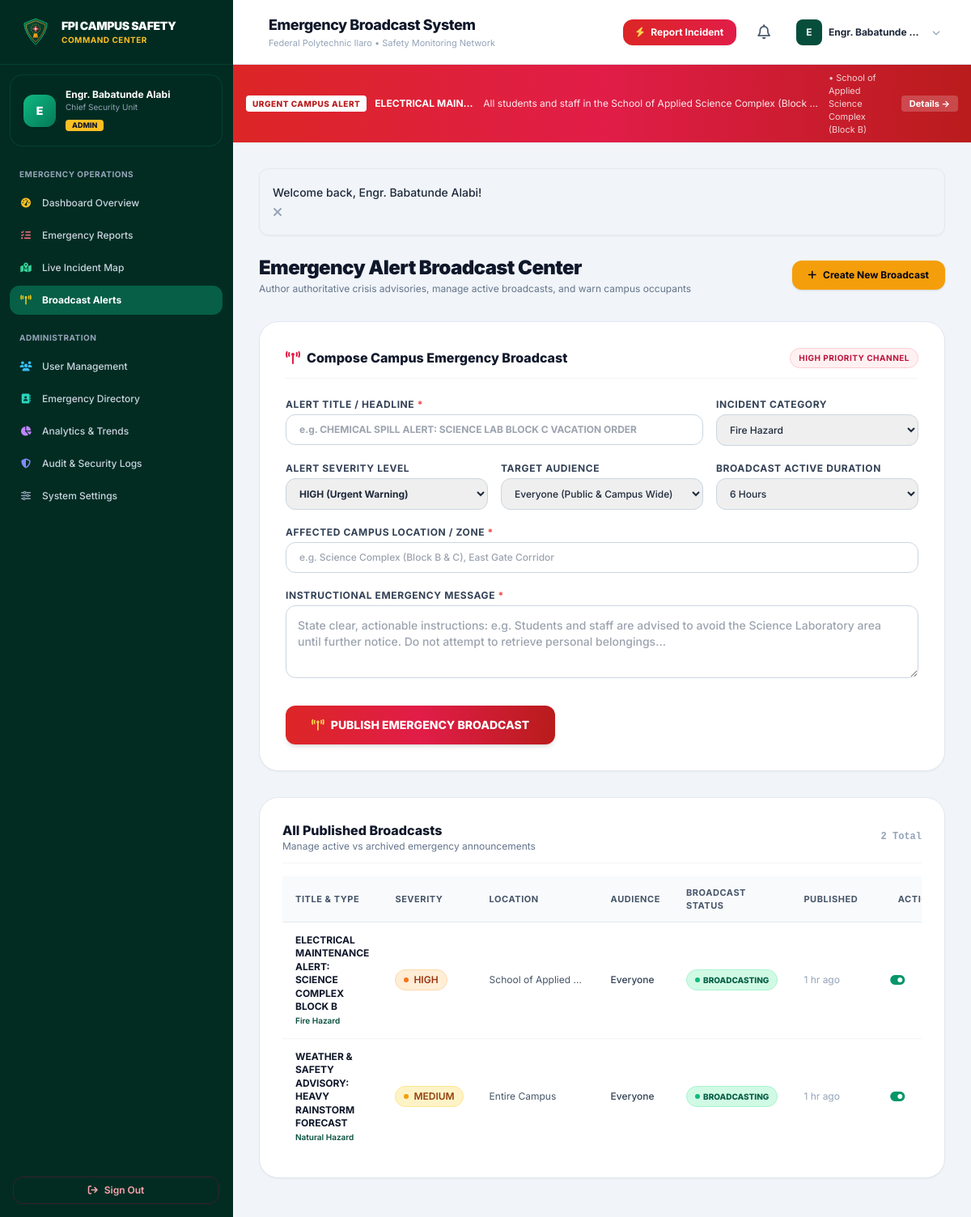
The app's page /admin/alerts.php (signed in) with its own data.
### tables this page shows
CREATE TABLE `alerts` (
  `id` INT UNSIGNED AUTO_INCREMENT PRIMARY KEY,
  `title` VARCHAR(200) NOT NULL,
  `message` TEXT NOT NULL,
  `emergency_type` VARCHAR(100) NOT NULL,
  `severity` ENUM('Low', 'Medium', 'High', 'Critical') NOT NULL DEFAULT 'High',
  `location` VARCHAR(200) NOT NULL,
  `target_audience` ENUM('Everyone', 'Students', 'Staff') NOT NULL DEFAULT 'Everyone',
  `is_active` TINYINT(1) NOT NULL DEFAULT 1,
  `created_by` INT UNSIGNED NULL,
  `start_time` DATETIME NOT NULL DEFAULT CURRENT_TIMESTAMP,
  `expiry_time` DATETIME DEFAULT NULL,
  `created_at` TIMESTAMP DEFAULT CURRENT_TIMESTAMP,
  `updated_at` TIMESTAMP DEFAULT CURRENT_TIMESTAMP ON UPDATE CURRENT_TIMESTAMP,
  FOREIGN KEY (`created_by`) REFERENCES `users`(`id`) ON DELETE SET NULL,
  INDEX `idx_alerts_active` (`is_active`),
  INDEX `idx_alerts_severity` (`severity`)
);

### admin/alerts.php (the view, shortened to what the rows shown need)
<?php
$pageTitle = 'Emergency Broadcast System';
require_once __DIR__ . '/../includes/nav-portal.php';
$pdo = getDB();
$alertsStmt = $pdo->query("
    SELECT a.*, u.name as publisher_name
    FROM alerts a
    LEFT JOIN users u ON a.created_by = u.id
    ORDER BY a.is_active DESC, a.created_at DESC
");
$allAlerts = $alertsStmt->fetchAll();
?>
<div class="space-y-8">
    <div class="flex flex-col sm:flex-row sm:items-center justify-between gap-4">
        <div>
            <h2 class="text-2xl font-black text-slate-900 tracking-tight">Emergency Alert Broadcast Center</h2>
        </div>
    </div>
    <div class="bg-white rounded-3xl border border-slate-200 shadow-sm overflow-hidden p-6 sm:p-7 space-y-4">
        <?php if (!empty($allAlerts)): ?>
        <div class="overflow-x-auto">
            <table class="w-full text-left text-xs">
                <thead class="bg-slate-50 border-b border-slate-200 text-slate-600 font-bold uppercase tracking-wider text-[11px]">
                    <tr>
                        <th class="py-3 px-4">Title &amp; Type</th>
                        <th class="py-3 px-4">Severity</th>
                        <th class="py-3 px-4">Location</th>
                        <th class="py-3 px-4">Audience</th>
                        <th class="py-3 px-4">Broadcast Status</th>
                        <th class="py-3 px-4">Published</th>
                        <th class="py-3 px-4 text-right">Actions</th>
                    </tr>
                </thead>
                <tbody class="divide-y divide-slate-100">
                    <?php foreach ($allAlerts as $alt): ?>
                    <tr class="hover:bg-slate-50 transition">
                        <td class="py-3.5 px-4 max-w-[280px]">
                            <span class="font-bold text-slate-900 block leading-snug"><?= e($alt['title']) ?></span>
                            <span class="text-[10px] text-fpi-800 font-semibold"><?= e($alt['emergency_type']) ?></span>
                        </td>
                        <td class="py-3.5 px-4 whitespace-nowrap">
                            <?= get_severity_badge($alt['severity']) ?>
                        </td>
                        <td class="py-3.5 px-4 text-slate-600 max-w-[150px] truncate">
                            <?= e($alt['location']) ?>
                        </td>
                        <td class="py-3.5 px-4 whitespace-nowrap font-medium text-slate-700">
                            <?= e($alt['target_audience']) ?>
                        </td>
                        <td class="py-3.5 px-4 whitespace-nowrap">
                            <?php if ($alt['is_active']): ?>
                                <span class="inline-flex items-center gap-1 px-2.5 py-1 rounded-full text-[10px] font-extrabold bg-emerald-100 text-emerald-800 border border-emerald-200">
                                    <span class="w-1.5 h-1.5 rounded-full bg-emerald-500 animate-pulse"></span>
                                    BROADCASTING
                                </span>
                            <?php else: ?>
                                <span class="inline-flex items-center gap-1 px-2.5 py-1 rounded-full text-[10px] font-bold bg-slate-100 text-slate-600">
                                    INACTIVE / ARCHIVED
                                </span>
                            <?php endif; ?>
                        </td>
                        <td class="py-3.5 px-4 text-slate-400 whitespace-nowrap">
                            <?= time_ago($alt['created_at']) ?>
                        </td>
                        <td class="py-3.5 px-4 text-right whitespace-nowrap space-x-2">
                            <form action="<?= BASE_URL ?>/admin/alerts.php" method="POST" class="inline">
                                <button type="submit" class="p-2 rounded-lg text-slate-500 hover:text-slate-800 hover:bg-slate-100 text-xs transition" title="<?= $alt['is_active'] ? 'Deactivate Broadcast' : 'Activate Broadcast' ?>">
                                    <i class="fa-solid <?= $alt['is_active'] ? 'fa-toggle-on text-emerald-600 text-base' : 'fa-toggle-off text-slate-400 text-base' ?>"></i>
                                </button>
                            </form>
                        </td>
                    </tr>
                    <?php endforeach; ?>
                </tbody>
            </table>
        </div>
        <?php else: ?>
        <div class="py-12 text-center text-slate-400 text-xs">
            No broadcast alerts published yet.
        </div>
        <?php endif; ?>
    </div>
</div>
<?php require_once __DIR__ . '/../includes/footer-portal.php'; ?>

### includes/nav-portal.php (shortened to what the rows shown need)
<?php
require_once __DIR__ . '/functions.php';
$user = current_user();
$activeAlerts = get_active_alerts($user['role'] === 'student' ? 'Students' : ($user['role'] === 'staff' ? 'Staff' : 'Everyone'));
$criticalAlert = null;
foreach ($activeAlerts as $a) {
    if ($a['severity'] === 'Critical' || $a['severity'] === 'High') {
        $criticalAlert = $a;
        break;
    }
}
?>
<!DOCTYPE html>
<html lang="en" class="h-full bg-slate-100">
<head>
    <script src="https://cdn.tailwindcss.com"></script>
    <link rel="stylesheet" href="https://cdnjs.cloudflare.com/ajax/libs/font-awesome/6.5.1/css/all.min.css">
    <link rel="stylesheet" href="https://unpkg.com/leaflet@1.9.4/dist/leaflet.css" />
    <link rel="stylesheet" href="<?= BASE_URL ?>/assets/css/style.css">
</head>
<body class="flex h-full overflow-hidden text-slate-800 antialiased">
    <div class="flex-1 flex flex-col h-full overflow-hidden min-w-0">
        <header class="h-20 bg-white border-b border-slate-200 flex items-center justify-between px-4 sm:px-6 lg:px-8 z-30 flex-shrink-0 shadow-xs">
            <div class="flex items-center space-x-3">
                <div>
                    <h1 class="text-base sm:text-lg font-extrabold text-slate-900 tracking-tight leading-tight">
                        <?= isset($pageTitle) ? e($pageTitle) : 'Portal' ?>
                    </h1>
                </div>
            </div>
        </header>
        <?php if ($criticalAlert): ?>
        <div class="bg-gradient-to-r from-red-600 via-rose-600 to-red-700 text-white text-xs py-2 px-4 shadow-sm flex items-center justify-between gap-3 flex-shrink-0">
            <div class="flex items-center space-x-2.5 overflow-hidden">
                <span class="inline-flex items-center px-2 py-0.5 rounded bg-white text-red-700 font-extrabold text-[10px] tracking-wider uppercase flex-shrink-0 animate-pulse">
                    URGENT CAMPUS ALERT
                </span>
                <span class="font-bold truncate"><?= e($criticalAlert['title']) ?>:</span>
                <span class="truncate text-white/90"><?= e($criticalAlert['message']) ?></span>
                <span class="opacity-80 text-[11px] hidden md:inline">&bull; <?= e($criticalAlert['location']) ?></span>
            </div>
            <a href="<?= BASE_URL ?>/student/alerts.php" class="text-[11px] bg-white/20 hover:bg-white/30 text-white font-bold px-2.5 py-0.5 rounded whitespace-nowrap transition">
                Details &rarr;
            </a>
        </div>
        <?php endif; ?>
        <main class="flex-1 overflow-y-auto p-4 sm:p-6 lg:p-8 bg-slate-100/70">
            <?php if ($flashMsg = display_flash()): ?>
                <div class="max-w-7xl mx-auto mb-4">
            <?php endif; ?>
            <div class="max-w-7xl mx-auto space-y-6">

### includes/functions.php (shortened to what the rows shown need)
<?php
function e(?string $str): string {
    return htmlspecialchars($str ?? '', ENT_QUOTES, 'UTF-8');
}
function get_flash(): ?array {
    if (isset($_SESSION['flash'])) {
        $flash = $_SESSION['flash'];
        return $flash;
    }
    return null;
}
function display_flash(): string {
    $flash = get_flash();
    $type = $flash['type'];
    $msg = e($flash['message']);
    $colorClasses = [
        'success' => 'bg-emerald-50 border-emerald-300 text-emerald-800 <i class="fa-solid fa-circle-check text-emerald-600 text-lg"></i>',
        'error'   => 'bg-rose-50 border-rose-300 text-rose-800 <i class="fa-solid fa-circle-xmark text-rose-600 text-lg"></i>',
        'warning' => 'bg-amber-50 border-amber-300 text-amber-800 <i class="fa-solid fa-triangle-exclamation text-amber-600 text-lg"></i>',
        'info'    => 'bg-sky-50 border-sky-300 text-sky-800 <i class="fa-solid fa-circle-info text-sky-600 text-lg"></i>'
    ];
    $cfg = $colorClasses[$type] ?? $colorClasses['info'];
    [$class, $icon] = explode(' <i', $cfg);
    $icon = '<i' . $icon;
    return <<<HTML
    <div class="mb-6 p-4 rounded-xl border flex items-start space-x-3 shadow-sm transition-all duration-300 $class" role="alert">
        <div class="flex-shrink-0 mt-0.5">$icon</div>
        <div class="flex-1 text-sm font-medium leading-relaxed">$msg</div>
        <button type="button" onclick="this.parentElement.remove()" class="text-slate-400 hover:text-slate-600 ml-auto focus:outline-none">
            <i class="fa-solid fa-xmark"></i>
        </button>
    </div>
HTML;
}
function get_severity_badge(string $severity): string {
    switch (ucfirst(strtolower($severity))) {
        case 'High':
            return '<span class="inline-flex items-center gap-1.5 px-2.5 py-1 rounded-full text-xs font-semibold bg-orange-100 text-orange-800 border border-orange-200"><span class="w-1.5 h-1.5 rounded-full bg-orange-500"></span>HIGH</span>';
        case 'Medium':
            return '<span class="inline-flex items-center gap-1.5 px-2.5 py-1 rounded-full text-xs font-semibold bg-amber-100 text-amber-800 border border-amber-200"><span class="w-1.5 h-1.5 rounded-full bg-amber-500"></span>MEDIUM</span>';
    }
}
function time_ago($datetime): string {
    $time = is_numeric($datetime) ? (int)$datetime : strtotime($datetime);
    $diff = time() - $time;
    if ($diff < 60) {
        return 'Just now';
    } elseif ($diff < 3600) {
        $m = floor($diff / 60);
        return $m . ($m > 1 ? ' mins ago' : ' min ago');
    } elseif ($diff < 86400) {
        $h = floor($diff / 3600);
        return $h . ($h > 1 ? ' hrs ago' : ' hr ago');
    } elseif ($diff < 604800) {
        $d = floor($diff / 86400);
        return $d . ($d > 1 ? ' days ago' : ' day ago');
    } else {
        return date('M j, Y g:i A', $time);
    }
}
function get_active_alerts(string $target = 'Everyone'): array {
    try {
        $pdo = getDB();
        $stmt = $pdo->prepare("
            SELECT * FROM alerts
            WHERE is_active = 1
              AND (expiry_time IS NULL OR expiry_time > NOW())
              AND (target_audience = 'Everyone' OR target_audience = ?)
            ORDER BY
              CASE severity
                WHEN 'Critical' THEN 1
                WHEN 'High' THEN 2
                WHEN 'Medium' THEN 3
                ELSE 4
              END,
              created_at DESC
        ");
        $stmt->execute([$target]);
        return $stmt->fetchAll();
    } catch (Exception $e) {
        return [];
    }
}

### records on screen
alerts: title "ELECTRICAL MAIN…", message "All students and staff in the School of Applied Science Complex (Block…", location "School of Applied Science Complex (Block B)", title "ELECTRICAL MAINTENANCE ALERT: SCIENCE COMPLEX BLOCK B", emergency_type "Fire Hazard", severity "High" (drawn), location "School of Applied…", target_audience "Everyone", is_active 1 (drawn), created_at "1 hr ago"
alerts: title "WEATHER & SAFETY ADVISORY: HEAVY RAINSTORM FORECAST", emergency_type "Natural Hazard", severity "Medium" (drawn), location "Entire Campus", target_audience "Everyone", is_active 1 (drawn), created_at "1 hr ago"

### other values on screen
substr($user['name'], 0, 1) "E"
$user['name'] "Engr. Babatunde Alabi"
$user['department'] "Chief Security Unit"
$user['role'] "ADMIN"
$pageTitle "Emergency Broadcast System"
$user['name'] "Engr. Babatunde…"
$msg "Welcome back, Engr. Babatunde Alabi!"
count($allAlerts) "2"
